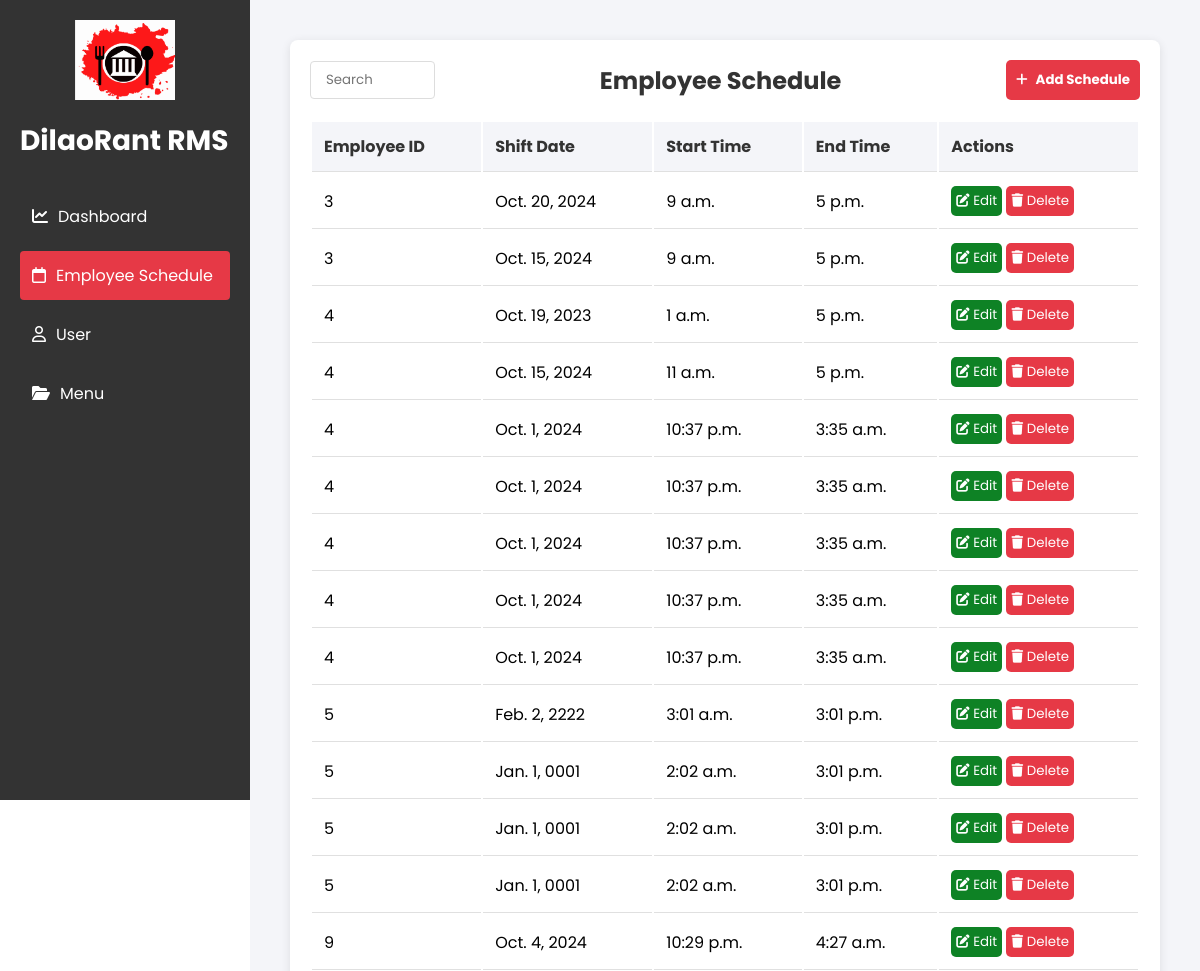
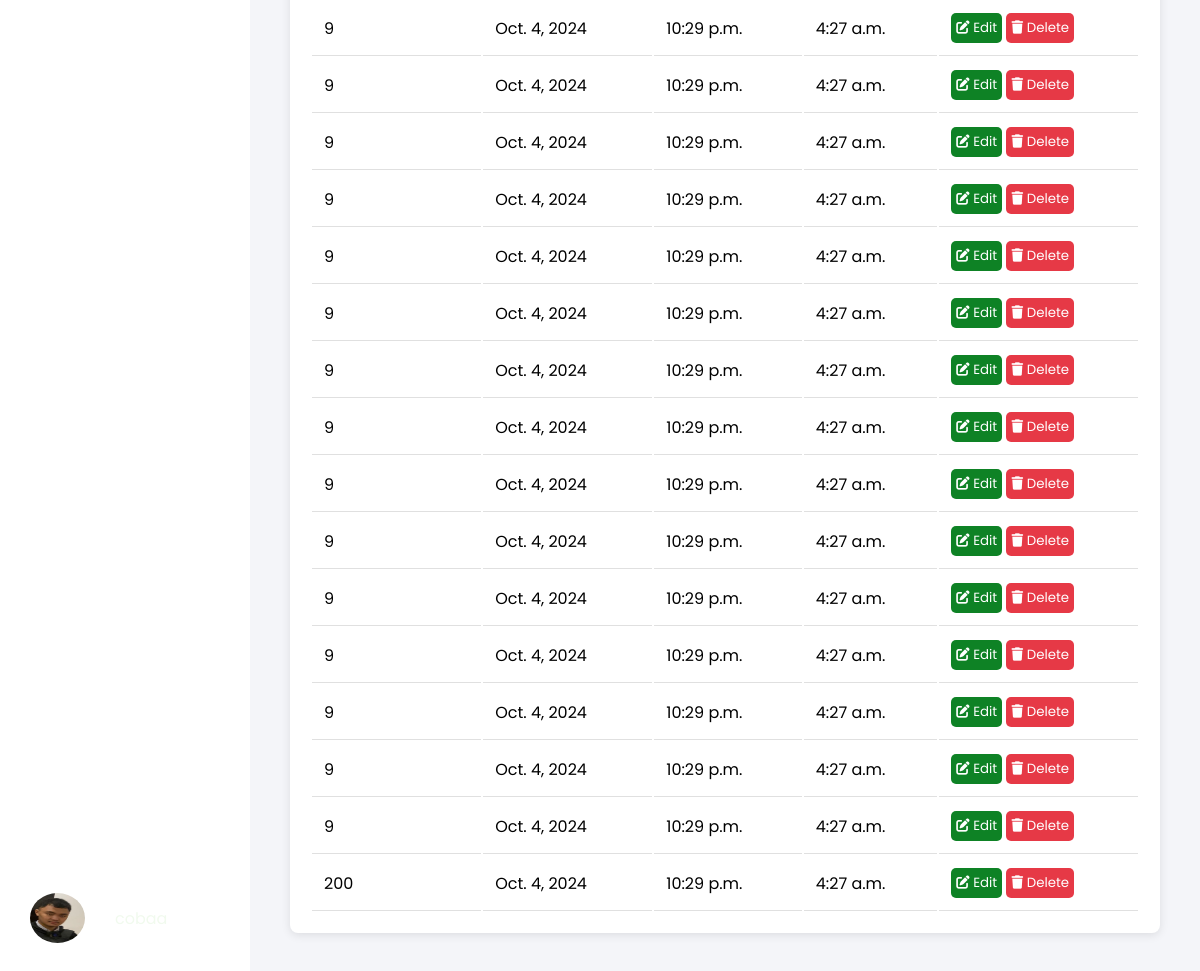
The app's page /ad/employeeSchedule (signed in), older data (2 pictures, top to bottom).
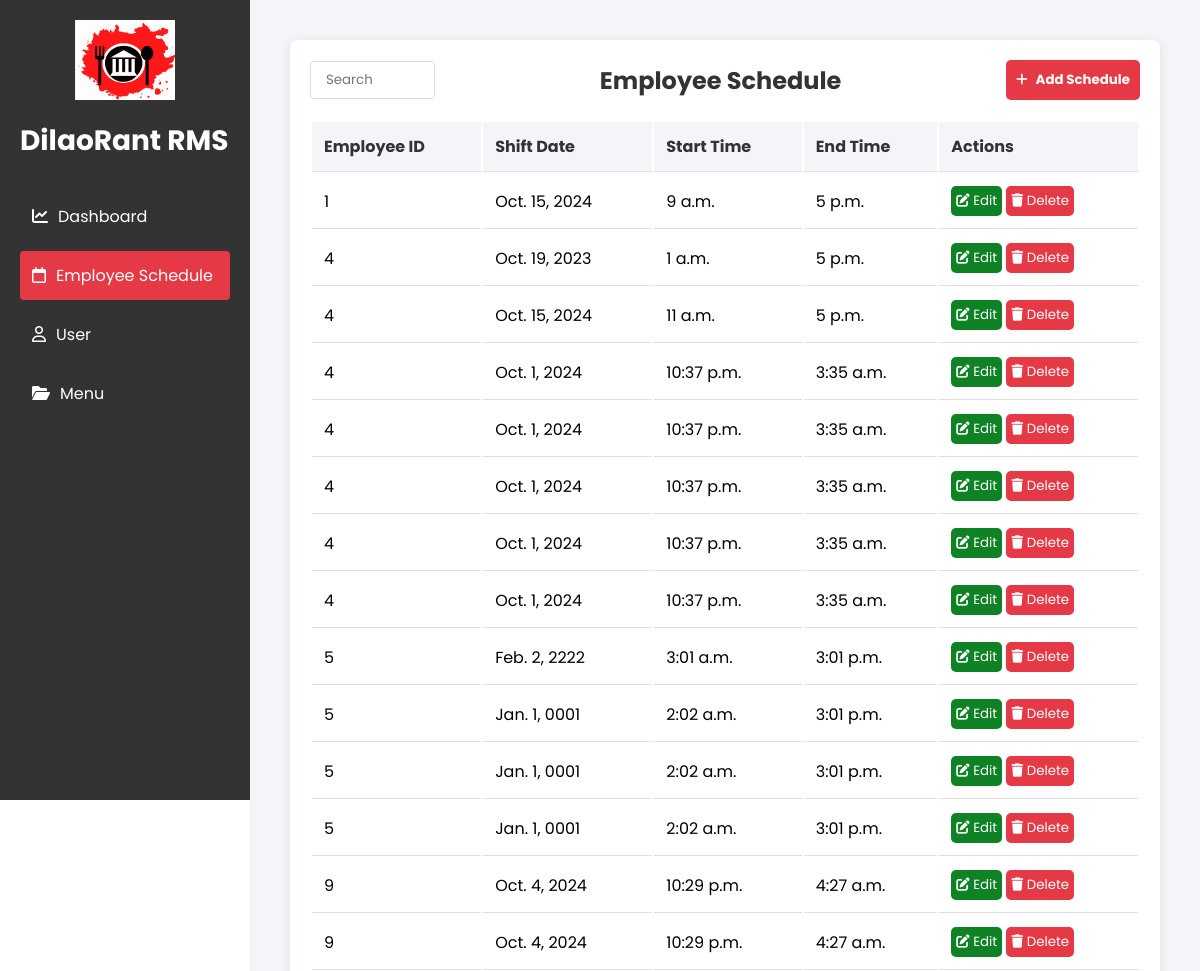
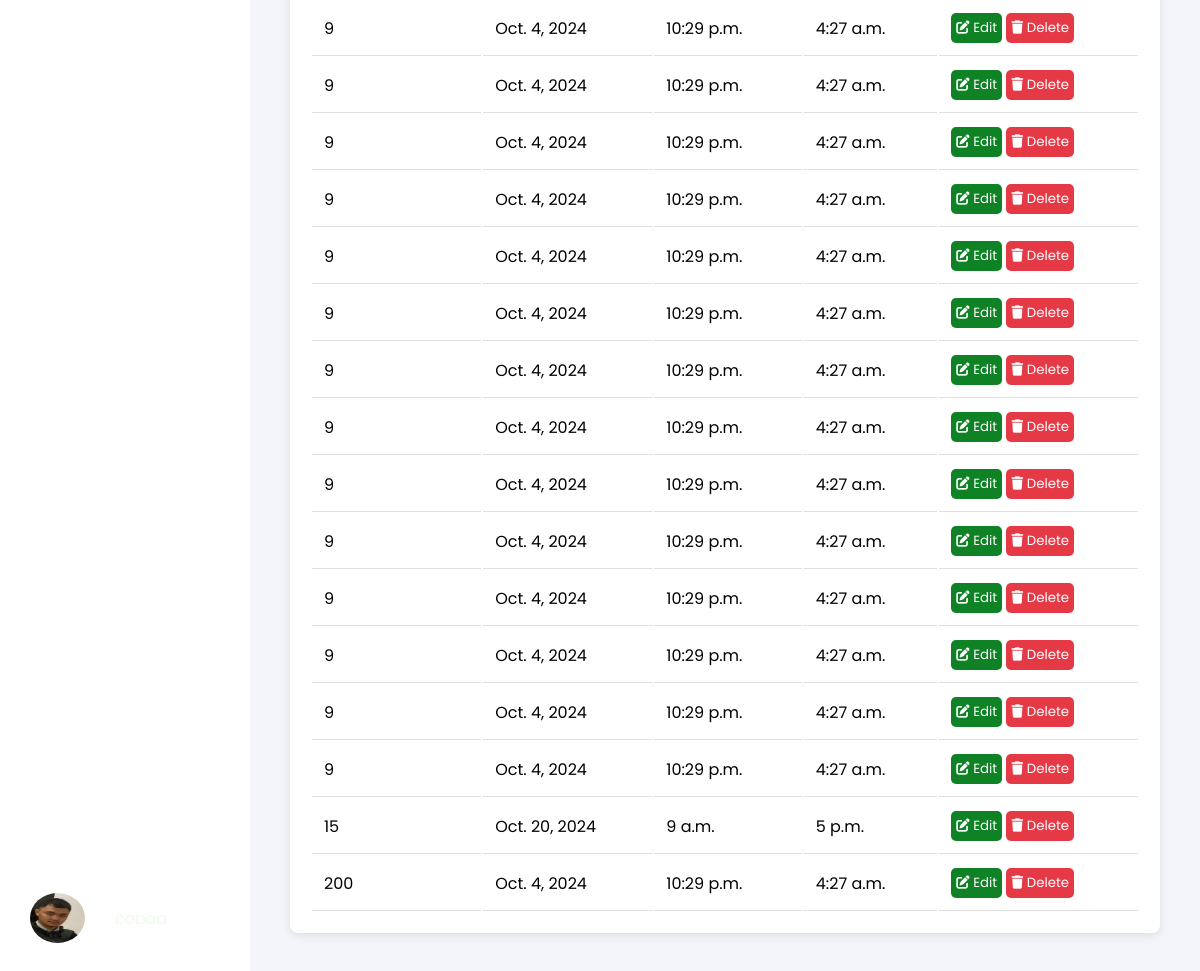
The same page, newer data (2 pictures, top to bottom).
### accountsAdmin/employeeSchedule/models.py (models this page shows, shortened)
class EmSchedule(models.Model):
    schedule_id = models.AutoField(primary_key=True)
    employee_id = models.IntegerField()
    shift_date = models.DateField()
    shift_time = models.TimeField()
    end_time = models.TimeField()
    class Meta:
        ordering = ['employee_id']

### accountsAdmin/employeeSchedule/views.py (the view)
# urls.py: path('', views.employeeSchedule_view, name='employeeSchedule_view'),
@login_required(login_url='login')
@require_http_methods(["GET"])
def employeeSchedule_view(request):
    schedules = EmSchedule.objects.all().order_by('employee_id')
    return render(request, 'employeeSchedule/employeeSchedule.html', {'schedules': schedules})

### accountsAdmin/employeeSchedule/templates/employeeSchedule/employeeSchedule.html (shortened to what this page needs)
{% load static %}
<!DOCTYPE html>
<html lang="en">
<head>
    <link rel="stylesheet" href="https://cdnjs.cloudflare.com/ajax/libs/font-awesome/6.0.0/css/all.min.css">
</head>
<body>
    <div class="sidebar">
        <div class="logo">
            <a href="{% url 'dashboard_view' %}">
                <img src="{% static 'accounts/bg3.png' %}" alt="DilaoRant Logo">
            </a>
            <div class="logo-text">
                DilaoRant RMS
            </div>
        </div>
        <div style="margin-top: 30px;">
            <a href="{% url 'dashboard_view' %}" class="menu-item">
                <i class="fas fa-chart-line"></i>
                Dashboard
            </a>
            <div class="selected">
                <a href="{% url 'employeeSchedule_view' %}" class="menu-item">
                    <i class="fa-regular fa-calendar"></i>
                    Employee Schedule
                </a>
            </div>
            <a href="{% url 'user_view'%}" class="menu-item">
                <i class="fa-regular fa-user"></i>
                User
            </a>
            <a href="{% url 'menu_view' %}" class="menu-item">
                <i class="fa-solid fa-folder-open"></i>
                Menu
            </a>
        </div>
        <div class="account-section">
            <div class="account-info">
                <img src="{% static 'employeeSchedule/user.jpg' %}" alt="User">
                <span>{{ user.username }}</span>
            </div>
        </div>
    </div>
    <div class="main-content">
        <div class="main-content">
            <div class="schedule-container">
                <div class="schedule-header">
                    <input type="text" class="search-bar" placeholder="Search">
                    <h2 class="schedule-title">Employee Schedule</h2>
                    <button class="add-schedule-btn" onclick="showAddPopup()">
                        <i class="fas fa-plus"></i>
                        Add Schedule
                    </button>
                </div>
                <table class="schedule-table">
                    <thead>
                        <tr>
                            <th>Employee ID</th>
                            <th>Shift Date</th>
                            <th>Start Time</th>
                            <th>End Time</th>
                            <th>Actions</th>
                        </tr>
                    </thead>
                    <tbody>
                        {% for schedule in schedules %}
                        <tr>
                            <td>{{ schedule.employee_id }}</td>
                            <td>{{ schedule.shift_date }}</td>
                            <td>{{ schedule.shift_time }}</td>
                            <td>{{ schedule.end_time }}</td>
                            <td>
                                <div class="action-buttons">
                                    <button class="btn btn-edit btn-tooltip"
                                        onclick="update_schedule('{{ schedule.schedule_id }}')"
                                        data-tooltip="Edit Schedule">
                                        <i class="fas fa-edit"></i>
                                        Edit
                                    </button>
                                    <button class="btn btn-delete btn-tooltip"
                                        onclick="delete_schedule('{{ schedule.schedule_id }}')"
                                        data-tooltip="Delete Schedule">
                                        <i class="fas fa-trash"></i>
                                        Delete
                                    </button>
                                </div>
                            </td>
                        </tr>
                        {% empty %}
                        <tr>
                            <td colspan="5" style="text-align: center;">No schedules found.</td>
                        </tr>
                        {% endfor %}
                    </tbody>
                </table>
            </div>
        </div>
    </div>
</body>
</html>

### accountsAdmin/employeeSchedule/templates/employeeSchedule/employeeSchedule.html (style rules this page uses)
* { margin: 0; padding: 0; box-sizing: border-box; font-family: 'Poppins', sans-serif; }
.sidebar { width: 250px; background-color: #333; height: 100vh; position: fixed; left: 0; top: 0; color: white; padding: 20px; }
.logo { align-items: center; }
.logo img { width: 100px; height: auto; margin: 0 auto; display: block; }
.logo-text { margin-top: 20px; font-size: 28px; font-weight: bold; color: #ffffff; }
.main-content { margin-left: 250px; padding: 20px; background-color: #f4f5f9; min-height: 100vh; }
.search-bar { padding: 8px 15px; border: 1px solid #ddd; border-radius: 4px; width: 125px; }
.menu-item { display: flex; align-items: center; padding: 12px; color: white; text-decoration: none; margin-bottom: 10px; transition: background-color 0.3s; }
.menu-item i { margin-right: 10px; }
.selected { background-color: #e63946; border-radius: 4px; }
.account-section { position: fixed; bottom: 0; width: 205px; cursor: pointer; margin-bottom: 20px; }
.account-info { display: flex; align-items: center; gap: 30px; padding: 10px; border-radius: 4px; }
.account-info img { width: 55px; height: 50px; border-radius: 50%; }
.account-info span { font-size: 16px; color: #f1faee; }
.schedule-container { background-color: white; border-radius: 8px; padding: 20px; box-shadow: 0 2px 10px rgba(0, 0, 0, 0.1); margin-left: -250px; }
.schedule-header { display: flex; justify-content: space-between; align-items: center; margin-bottom: 20px; }
.schedule-title { font-size: 24px; font-weight: bold; color: #333; margin: 0 auto; }
.add-schedule-btn { background-color: #e63946; color: white; border: none; padding: 10px; border-radius: 5px; cursor: pointer; font-weight: bold; }
.add-schedule-btn i { margin-right: 5px; }
.schedule-table { width: 100%; }
.schedule-table th, .schedule-table td { padding: 12px; text-align: left; border-bottom: 1px solid #e0e0e0; }
.schedule-table th { background-color: #f4f5f9; font-weight: bold; color: #333; }
.btn-edit { background-color: #0e8225; color: white; border: none; padding: 5px; border-radius: 5px; }
.btn-delete { background-color: #e63946; color: white; border: none; padding: 5px; border-radius: 5px; }

Row changes from the older to the newer data that the page shows:
changed EmSchedule (number 1 of 30 on the later page): employee_id "3" → "1"
changed EmSchedule "Oct. 20, 2024": employee_id "3" → "15"; moves down the list
